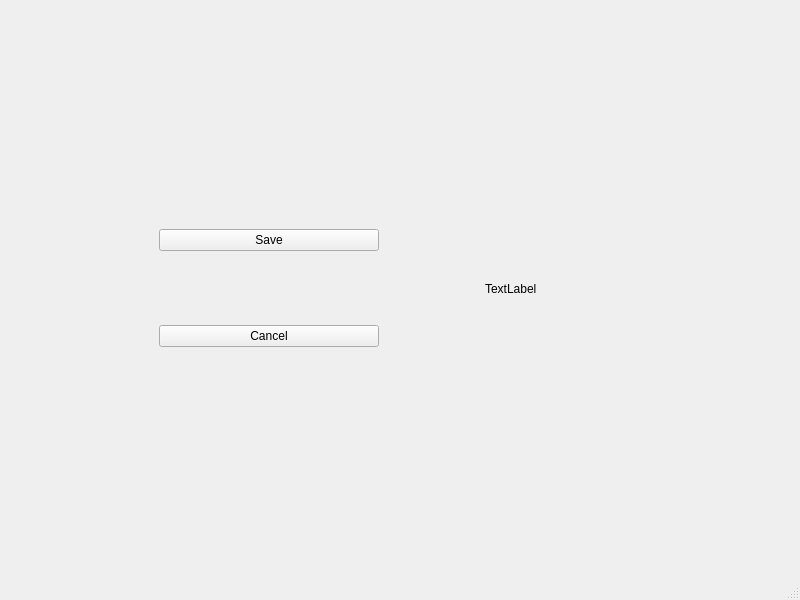
<?xml version="1.0" encoding="UTF-8"?>
<ui version="4.0">
 <class>MainWindow</class>
 <widget class="QMainWindow" name="MainWindow">
  <property name="geometry">
   <rect>
    <x>0</x>
    <y>0</y>
    <width>800</width>
    <height>600</height>
   </rect>
  </property>
  <property name="windowTitle">
   <string>MainWindow</string>
  </property>
  <widget class="QWidget" name="centralwidget">
   <layout class="QVBoxLayout" name="verticalLayout">
    <item>
     <layout class="QHBoxLayout" name="horizontalLayout">
      <property name="leftMargin">
       <number>50</number>
      </property>
      <property name="topMargin">
       <number>20</number>
      </property>
      <property name="rightMargin">
       <number>50</number>
      </property>
      <property name="bottomMargin">
       <number>20</number>
      </property>
      <item>
       <layout class="QVBoxLayout" name="verticalLayout_2">
        <property name="leftMargin">
         <number>100</number>
        </property>
        <property name="rightMargin">
         <number>100</number>
        </property>
        <item>
         <widget class="QPushButton" name="save_btn">
          <property name="text">
           <string>Save</string>
          </property>
         </widget>
        </item>
        <item>
         <widget class="QPushButton" name="cancel_btn">
          <property name="text">
           <string>Cancel</string>
          </property>
         </widget>
        </item>
       </layout>
      </item>
      <item>
       <widget class="QLabel" name="image_label">
        <property name="maximumSize">
         <size>
          <width>256</width>
          <height>256</height>
         </size>
        </property>
        <property name="text">
         <string>TextLabel</string>
        </property>
       </widget>
      </item>
     </layout>
    </item>
   </layout>
  </widget>
  <widget class="QMenuBar" name="menubar">
   <property name="geometry">
    <rect>
     <x>0</x>
     <y>0</y>
     <width>800</width>
     <height>26</height>
    </rect>
   </property>
  </widget>
  <widget class="QStatusBar" name="statusbar"/>
 </widget>
 <resources/>
 <connections/>
</ui>
